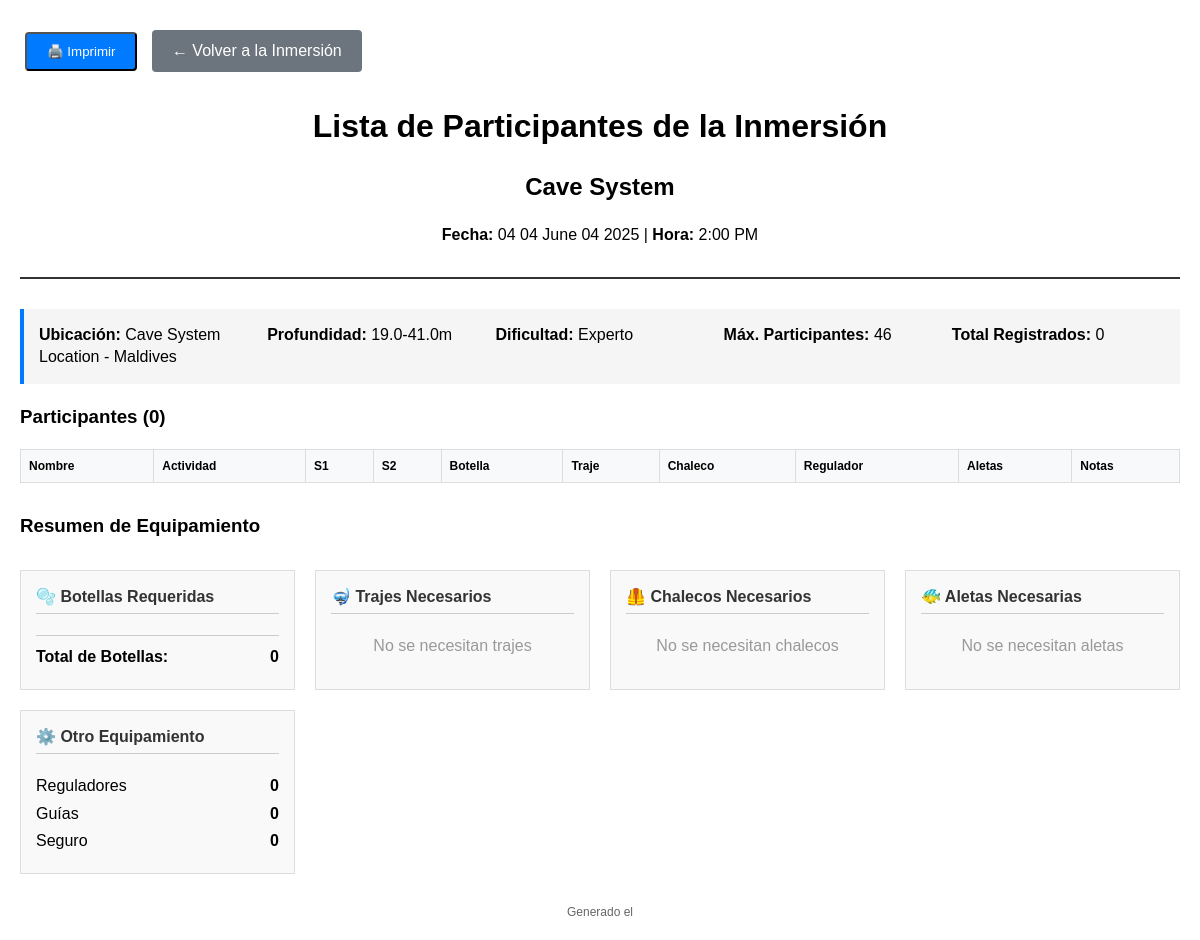
The page /users/dive/61/print/ (signed in) on the database as committed earlier.
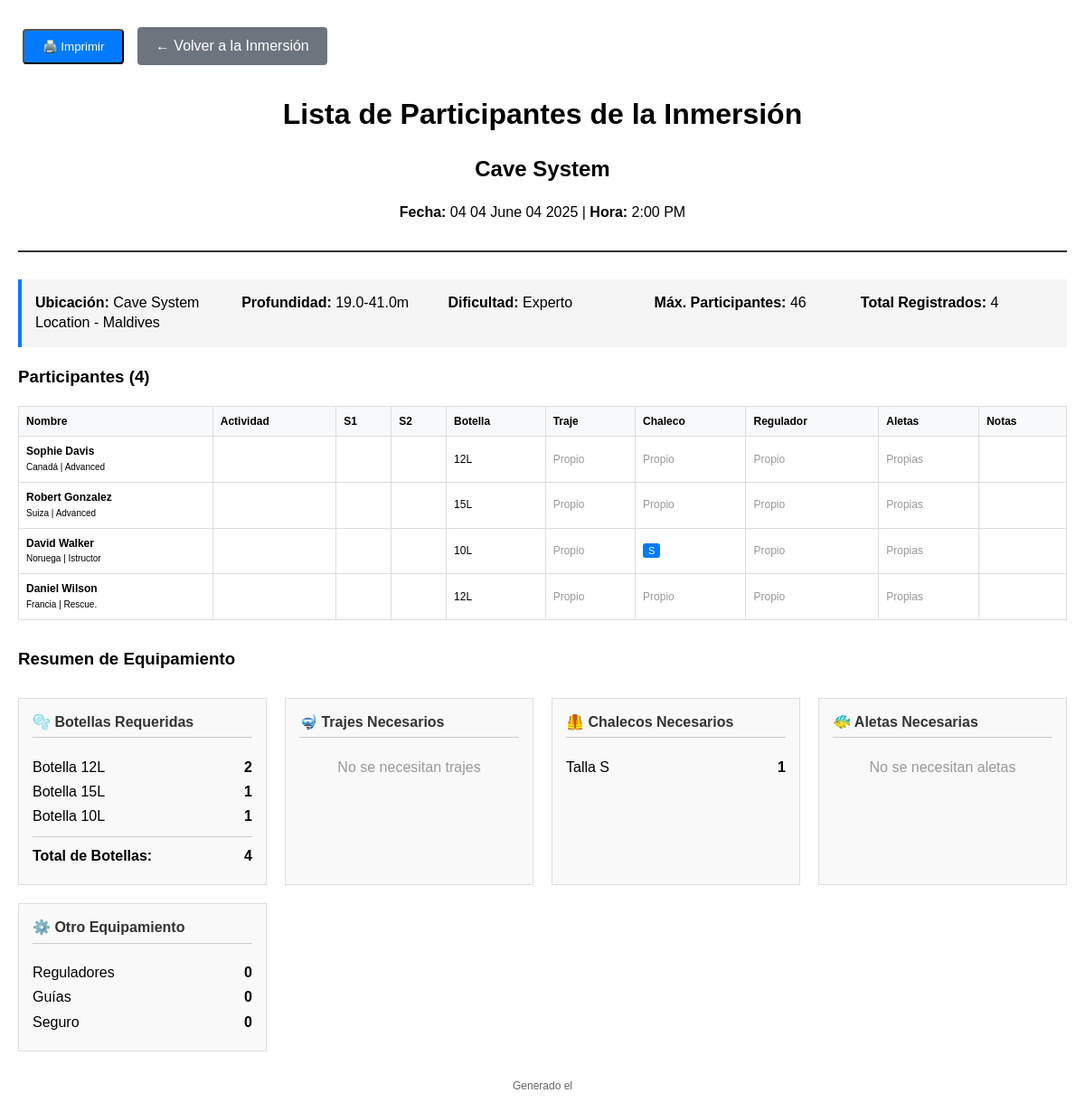
The same page on the database as committed later.
### users/models.py (models this page shows, shortened)
class DiveSchedule(models.Model):
    diving_center = models.ForeignKey(User, on_delete=models.CASCADE, related_name='dive_schedules')
    date = models.DateField()
    time = models.TimeField()
    dive_site = models.ForeignKey(DivingSite, on_delete=models.CASCADE, related_name='scheduled_dives')
    max_participants = models.IntegerField(default=46)
    description = models.TextField(blank=True)
    special_notes = models.TextField(blank=True, help_text="Requerimientos especiales o notas adicionales para esta inmersión")
    created_at = models.DateTimeField(auto_now_add=True)

class DivingSite(models.Model):
    diving_center = models.ForeignKey(User, on_delete=models.CASCADE, related_name='diving_sites')
    name = models.CharField(max_length=100)
    location = models.CharField(max_length=200)
    depth_min = models.FloatField(help_text="Profundidad mínima en metros")
    depth_max = models.FloatField(help_text="Profundidad máxima en metros")
    difficulty_level = models.CharField(max_length=20, choices=[
        ('BEGINNER', 'Principiente'),
        ('INTERMEDIATE', 'Intermedio'),
        ('ADVANCED', 'Avanzado'),
        ('EXPERT', 'Experto'),
    ], default='BEGINNER')
    description = models.TextField(blank=True)
    special_requirements = models.TextField(blank=True)
    created_at = models.DateTimeField(auto_now_add=True)

class CustomerDiveActivity(models.Model):
    TANK_SIZE_CHOICES = [
        ('10L', '10L'),
        ('12L', '12L'),
        ('15L', '15L'),
        ('EAN12L', 'NITROX 12L'),
        ('EAN15L', 'NITROX 15L'),
    ]
    STATUS_CHOICES = [
        ('PENDING', 'Pendiente de llegar'),
        ('ON_BOARD', 'A bordo'),
        ('BACK_ON_BOAT', 'Back on Boat'),
        ('DEPARTED', 'En curso'),
        ('FINISHED', 'Finalizado'),
    ]
    customer = models.ForeignKey(Customer, on_delete=models.CASCADE, related_name='dive_activities')
    dive_schedule = models.ForeignKey(DiveSchedule, on_delete=models.CASCADE, related_name='customer_activities')
    course = models.ForeignKey('Course', on_delete=models.CASCADE, related_name='customer_bookings', help_text="Curso/ Actividad que el cliente está realizando")
    activity = models.ForeignKey(DiveActivity, on_delete=models.CASCADE, related_name='customer_bookings', null=True, blank=True, help_text="DEPRECATED: Use course field instead")
    assigned_staff = models.ForeignKey('Staff', on_delete=models.SET_NULL, null=True, blank=True, related_name='assigned_activities', help_text="Instructor/guía asignado")
    course_session = models.ForeignKey('CourseSession', on_delete=models.SET_NULL, null=True, blank=True, related_name='dive_activities', help_text="Sesión del curso que está realizando el cliente")
    tank_size = models.CharField(max_length=10, choices=TANK_SIZE_CHOICES, default='12L')
    needs_wetsuit = models.BooleanField(default=False)
    needs_bcd = models.BooleanField(default=False)
    needs_regulator = models.BooleanField(default=False)
    needs_guide = models.BooleanField(default=False)
    needs_fins = models.BooleanField(default=False)
    needs_insurance = models.BooleanField(default=False)
    status = models.CharField(max_length=20, choices=STATUS_CHOICES, default='PENDING')
    has_arrived = models.BooleanField(default=False)
    is_paid = models.BooleanField(default=False)
    created_at = models.DateTimeField(auto_now_add=True)
    class Meta:
        unique_together = ['customer', 'dive_schedule']

class Customer(models.Model):
    DIVING_LEVEL_CHOICES = [
        ('NONE', 'Ninguno'),
        ('BEGINNER', 'Scuba'),
        ('OPEN_WATER', 'Open Water'),
        ('ADVANCED_OPEN_WATER', 'Advanced'),
        ('RESCUE_DIVER', 'Rescue.'),
        ('DIVEMASTER', 'Divemaster'),
        ('INSTRUCTOR', 'Istructor'),
    ]
    LANGUAGE_CHOICES = [
        ('CAT', 'Català'),
        ('ES', 'Español'),
        ('FR', 'Français'),
        ('EN', 'English'),
        ('NL', 'Nederlands'),
        ('DE', 'Deutsch'),
    ]
    COUNTRY_CHOICES = [
        ('ES', 'España'),
        ('FR', 'Francia'),
        ('PT', 'Portugal'),
        ('IT', 'Italia'),
        ('GB', 'Reino Unido'),
        ('BE', 'Bélgica'),
        ('NL', 'Países Bajos'),
        ('CH', 'Suiza'),
        ('DE', 'Alemania'),
        ('AT', 'Austria'),
        ('SE', 'Suecia'),
        ('DK', 'Dinamarca'),
        ('NO', 'Noruega'),
        ('FI', 'Finlandia'),
        ('IN', 'India'),
        ('US', 'Estados Unidos'),
        ('CA', 'Canadá'),
        ('OTHER', 'Otro'),
    ]
    diving_center = models.ForeignKey(User, on_delete=models.CASCADE, related_name='customers')
    first_name = models.CharField(max_length=50)
    last_name = models.CharField(max_length=50)
    email = models.EmailField()
    phone_number = models.CharField(max_length=20)
    country = models.CharField(max_length=10, choices=COUNTRY_CHOICES, default='OTHER')
    language = models.CharField(max_length=10, choices=LANGUAGE_CHOICES, default='EN')
    birthday = models.DateField(null=True, blank=True)
    certification_level = models.CharField(max_length=50, choices=DIVING_LEVEL_CHOICES, default='Ninguna')
    emergency_contact = models.CharField(max_length=100, blank=True)
    medical_conditions = models.TextField(blank=True)
    weight = models.FloatField(null=True, blank=True, help_text="Peso en kg")
    height = models.FloatField(null=True, blank=True, help_text="Alturan en cm")
    foot_size = models.FloatField(null=True, blank=True, help_text="Talla de pie (EU)")
    default_tank_size = models.CharField(max_length=10, choices=[
        ('10L', '10 Litros'),
        ('12L', '12 Litros'),
        ('15L', '15 Litros'),
        ('18L', '18 Litros'),
    ], default='12L', help_text="Botella por defecto del cliente")
    profile_picture = models.ImageField(upload_to='customer_profiles/', null=True, blank=True)
    diving_licence = models.FileField(upload_to='customer_documents/licences/', null=True, blank=True)
    diving_insurance = models.FileField(upload_to='customer_documents/insurance/', null=True, blank=True)
    medical_check = models.FileField(upload_to='customer_documents/medical/', null=True, blank=True)
    signature = models.ImageField(upload_to='customer_signatures/', null=True, blank=True)
    created_at = models.DateTimeField(auto_now_add=True)
    def get_bcd_size(self):
        if not self.height or not self.weight:
            return "No calculado"
        if self.weight < 55: return "XS"
        elif self.weight < 65: return "S"
        elif self.weight < 75: return "M"
        elif self.weight < 85: return "L"
        elif self.weight < 95: return "XL"
        else: return "XXL"
    medical_questionnaire_answers = models.JSONField(default=dict, blank=True, help_text="Guarda las respuestas del cuestionario médico")
    swimming_ability = models.CharField(max_length=20, choices=[
        ('excellent', 'Excelente'),
        ('good', 'Bueno'),
        ('fair', 'Suficiente'),
        ('poor', 'Insuficiente'),
    ], blank=True)

### users/views.py (the view)
# urls.py: path('dive/<int:dive_id>/print/', views.print_participants, name='print_participants'),
@login_required
def print_participants(request, dive_id):
    if not request.user.userprofile.is_diving_center:
        messages.error(request, 'Access denied.')
        return redirect('users:profile')
    dive = get_object_or_404(DiveSchedule, id=dive_id, diving_center=request.user)
    participants = CustomerDiveActivity.objects.filter(dive_schedule=dive).order_by('customer__last_name', 'customer__first_name')
    equipment_summary = {
        'total_participants': participants.count(),
        'tanks_by_size': {},
        'wetsuits_by_size': {},
        'bcds_by_size': {},
        'fins_by_size': {},
        'regulators_needed': participants.filter(needs_regulator=True).count(),
        'guides_needed': participants.filter(needs_guide=True).count(),
        'insurance_needed': participants.filter(needs_insurance=True).count(),
    }
    for participant in participants:
        tank_size = participant.tank_size
        if tank_size not in equipment_summary['tanks_by_size']:
            equipment_summary['tanks_by_size'][tank_size] = 0
        equipment_summary['tanks_by_size'][tank_size] += 1
    for participant in participants:
        if participant.needs_wetsuit:
            wetsuit_size = participant.customer.get_wetsuit_size()
            if wetsuit_size not in equipment_summary['wetsuits_by_size']:
                equipment_summary['wetsuits_by_size'][wetsuit_size] = 0
            equipment_summary['wetsuits_by_size'][wetsuit_size] += 1
        if participant.needs_bcd:
            bcd_size = participant.customer.get_bcd_size()
            if bcd_size not in equipment_summary['bcds_by_size']:
                equipment_summary['bcds_by_size'][bcd_size] = 0
            equipment_summary['bcds_by_size'][bcd_size] += 1
        if participant.needs_regulator:  # For fins, we count when regulators are needed (as proxy)
            fins_size = participant.customer.get_fins_size()
            if fins_size not in equipment_summary['fins_by_size']:
                equipment_summary['fins_by_size'][fins_size] = 0
            equipment_summary['fins_by_size'][fins_size] += 1
    context = {
        'dive': dive,
        'participants': participants,
        'equipment_summary': equipment_summary,
        'print_mode': True,
    }
    return render(request, 'users/print_participants.html', context)

### users/templates/users/print_participants.html (shortened to what this page needs)
<!DOCTYPE html>
<html lang="es">
<head>
</head>
<body>
    <div class="no-print">
        <button onclick="window.print()" class="btn">🖨️ Imprimir</button>
        <a href="{% url 'users:dive_detail' dive.id %}" class="btn" style="background: #6c757d;">← Volver a la Inmersión</a>
    </div>
    <div class="header">
        <h1>Lista de Participantes de la Inmersión</h1>
        <h2>{{ dive.dive_site.name }}</h2>
        <p><strong>Fecha:</strong> {{ dive.date|date:"d de F de Y" }} | <strong>Hora:</strong> {{ dive.time|time:"g:i A" }}</p>
    </div>
    <div class="dive-info">
        <div style="display: grid; grid-template-columns: repeat(auto-fit, minmax(200px, 1fr)); gap: 15px;">
            <div><strong>Ubicación:</strong> {{ dive.dive_site.location }}</div>
            <div><strong>Profundidad:</strong> {{ dive.dive_site.depth_min }}-{{ dive.dive_site.depth_max }}m</div>
            <div><strong>Dificultad:</strong> {{ dive.dive_site.get_difficulty_level_display }}</div>
            <div><strong>Máx. Participantes:</strong> {{ dive.max_participants }}</div>
            <div><strong>Total Registrados:</strong> {{ equipment_summary.total_participants }}</div>
        </div>
    </div>
    <h3>Participantes ({{ participants.count }})</h3>
    <table class="participants-table">
        <thead>
            <tr>
                <th>Nombre</th>
                <th>Actividad</th>
                <th>S1</th>
                <th>S2</th>
                <th>Botella</th>
                <th>Traje</th>
                <th>Chaleco</th>
                <th>Regulador</th>
                <th>Aletas</th>
                <th>Notas</th>
            </tr>
        </thead>
        <tbody>
            {% for participant in participants %}
            <tr>
                <td>
                    <strong>{{ participant.customer.first_name }} {{ participant.customer.last_name }}</strong><br>
                    <small>{{ participant.customer.get_country_display }} | {{ participant.customer.get_certification_level_display }}</small>
                </td>
                <td>{{ participant.activity.name }}</td>
                <td></td>
                <td></td>
                <td>{{ participant.tank_size }}</td>
                <td>
                    {% if participant.needs_wetsuit %}
                        <span class="badge">{{ participant.customer.get_wetsuit_size }}</span>
                    {% else %}
                        <span style="color: #999;">Propio</span>
                    {% endif %}
                </td>
                <td>
                    {% if participant.needs_bcd %}
                        <span class="badge">{{ participant.customer.get_bcd_size }}</span>
                    {% else %}
                        <span style="color: #999;">Propio</span>
                    {% endif %}
                </td>
                <td>
                    {% if participant.needs_regulator %}
                        <span class="badge">Sí</span><br>
                    {% else %}
                        <span style="color: #999;">Propio</span>
                    {% endif %}
                </td>
                <td>
                    {% if participant.needs_fins %}
                        <small>Aletas: {{ participant.customer.get_fins_size }}</small>
                    {% else %}
                        <span style="color: #999;">Propias</span>
                    {% endif %}
                </td>
                <td>
                    <br>
                </td>
            </tr>
            {% endfor %}
        </tbody>
    </table>
    <h3>Resumen de Equipamiento</h3>
    <div class="equipment-summary">
        <div class="equipment-card">
            <h4>🫧 Botellas Requeridas</h4>
            {% for tank_size, count in equipment_summary.tanks_by_size.items %}
                <div class="equipment-item">
                    <span>Botella {{ tank_size }}</span>
                    <strong>{{ count }}</strong>
                </div>
            {% endfor %}
            <div class="equipment-item" style="border-top: 1px solid #ccc; margin-top: 10px; padding-top: 10px;">
                <span><strong>Total de Botellas:</strong></span>
                <strong>{{ equipment_summary.total_participants }}</strong>
            </div>
        </div>
        <div class="equipment-card">
            <h4>🤿 Trajes Necesarios</h4>
            {% for size, count in equipment_summary.wetsuits_by_size.items %}
                <div class="equipment-item">
                    <span>Talla {{ size }}</span>
                    <strong>{{ count }}</strong>
                </div>
            {% empty %}
                <div style="color: #999; text-align: center;">No se necesitan trajes</div>
            {% endfor %}
        </div>
        <div class="equipment-card">
            <h4>🦺 Chalecos Necesarios</h4>
            {% for size, count in equipment_summary.bcds_by_size.items %}
                <div class="equipment-item">
                    <span>Talla {{ size }}</span>
                    <strong>{{ count }}</strong>
                </div>
            {% empty %}
                <div style="color: #999; text-align: center;">No se necesitan chalecos</div>
            {% endfor %}
        </div>
        <div class="equipment-card">
            <h4>🐠 Aletas Necesarias</h4>
            {% for size, count in equipment_summary.fins_by_size.items %}
                <div class="equipment-item">
                    <span>Talla {{ size }}</span>
                    <strong>{{ count }}</strong>
                </div>
            {% empty %}
                <div style="color: #999; text-align: center;">No se necesitan aletas</div>
            {% endfor %}
        </div>
        <div class="equipment-card">
            <h4>⚙️ Otro Equipamiento</h4>
            <div class="equipment-item">
                <span>Reguladores</span>
                <strong>{{ equipment_summary.regulators_needed }}</strong>
            </div>
            <div class="equipment-item">
                <span>Guías</span>
                <strong>{{ equipment_summary.guides_needed }}</strong>
            </div>
            <div class="equipment-item">
                <span>Seguro</span>
                <strong>{{ equipment_summary.insurance_needed }}</strong>
            </div>
        </div>
    </div>
    <div style="margin-top: 30px; text-align: center; color: #666; font-size: 12px;">
        Generado el {{ "now"|date:"d de F de Y g:i A" }}
    </div>
</body>
</html>

Rows that differ between the two databases and show on the page:
added CustomerDiveActivity: customer.first_name "Sophie", customer.last_name "Davis", customer.country "Canadá", customer.certification_level "Advanced", tank_size "12L", needs_wetsuit "Propio", needs_bcd "Propio", needs_regulator "Propio", needs_fins "Propias", tanks_by_size "12L"
added CustomerDiveActivity: customer.first_name "Robert", customer.last_name "Gonzalez", customer.country "Suiza", customer.certification_level "Advanced", tank_size "15L", needs_wetsuit "Propio", needs_bcd "Propio", needs_regulator "Propio", needs_fins "Propias", tanks_by_size "15L"
added CustomerDiveActivity: customer.first_name "David", customer.last_name "Walker", customer.country "Noruega", customer.certification_level "Istructor", tank_size "10L", needs_wetsuit "Propio", customer.get_bcd_size "S", needs_regulator "Propio", needs_fins "Propias", tanks_by_size "10L"
added CustomerDiveActivity: customer.first_name "Daniel", customer.last_name "Wilson", customer.country "Francia", customer.certification_level "Rescue.", tank_size "12L", needs_wetsuit "Propio", needs_bcd "Propio", needs_regulator "Propio", needs_fins "Propias"
Other text that changed with them:
{{ equipment_summary.total_participants }}: "0" → "4"
{{ participants.count }}: "0" → "4"
new list line: "Botella 2"
new list line: "Botella 1"
new list line: "Talla S 1"
text no longer shown: "No se necesitan chalecos"
